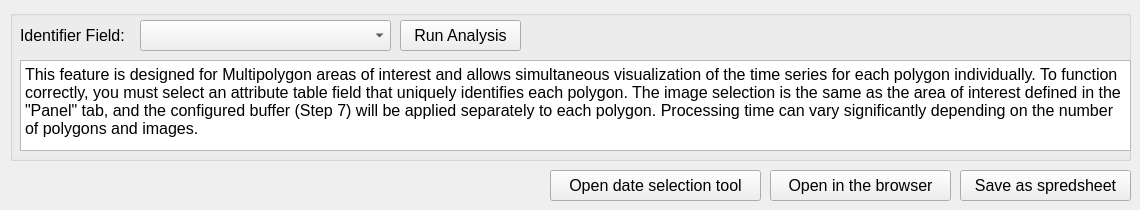
   <widget class="QWidget" name="tab_11">
    <attribute name="title">
     <string>MultiFeature Analysis</string>
    </attribute>
    <widget class="QGroupBox" name="groupBox_16">
     <property name="geometry">
      <rect>
       <x>10</x>
       <y>10</y>
       <width>1121</width>
       <height>151</height>
      </rect>
     </property>
     <property name="font">
      <font>
       <pointsize>12</pointsize>
      </font>
     </property>
     <property name="title">
      <string/>
     </property>
     <widget class="QLabel" name="label_9">
      <property name="geometry">
       <rect>
        <x>10</x>
        <y>10</y>
        <width>161</width>
        <height>31</height>
       </rect>
      </property>
      <property name="font">
       <font>
        <pointsize>12</pointsize>
       </font>
      </property>
      <property name="text">
       <string>Identifier Field:</string>
      </property>
     </widget>
     <widget class="QComboBox" name="attributes_id">
      <property name="geometry">
       <rect>
        <x>130</x>
        <y>10</y>
        <width>251</width>
        <height>31</height>
       </rect>
      </property>
      <property name="font">
       <font>
        <pointsize>12</pointsize>
       </font>
      </property>
     </widget>
     <widget class="QPushButton" name="QPushButton_features">
      <property name="enabled">
       <bool>true</bool>
      </property>
      <property name="geometry">
       <rect>
        <x>390</x>
        <y>10</y>
        <width>121</width>
        <height>31</height>
       </rect>
      </property>
      <property name="font">
       <font>
        <pointsize>12</pointsize>
       </font>
      </property>
      <property name="text">
       <string>Run Analysis</string>
      </property>
      <property name="icon">
       <iconset>
        <normaloff>../medias/icons8-reproduzir-50.png</normaloff>../medias/icons8-reproduzir-50.png</iconset>
      </property>
     </widget>
     <widget class="QTextBrowser" name="textBrowser_valid_pixels_2">
      <property name="geometry">
       <rect>
        <x>10</x>
        <y>50</y>
        <width>1111</width>
        <height>91</height>
       </rect>
      </property>
      <property name="font">
       <font>
        <pointsize>12</pointsize>
       </font>
      </property>
      <property name="html">
       <string>&lt;!DOCTYPE HTML PUBLIC &quot;-//W3C//DTD HTML 4.0//EN&quot; &quot;http://www.w3.org/TR/REC-html40/strict.dtd&quot;&gt;
&lt;html&gt;&lt;head&gt;&lt;meta name=&quot;qrichtext&quot; content=&quot;1&quot; /&gt;&lt;meta charset=&quot;utf-8&quot; /&gt;&lt;style type=&quot;text/css&quot;&gt;
p, li { white-space: pre-wrap; }
hr { height: 1px; border-width: 0; }
li.unchecked::marker { content: &quot;\2610&quot;; }
li.checked::marker { content: &quot;\2612&quot;; }
&lt;/style&gt;&lt;/head&gt;&lt;body style=&quot; font-family:'Segoe UI'; font-size:12pt; font-weight:400; font-style:normal;&quot;&gt;
&lt;p style=&quot; margin-top:0px; margin-bottom:0px; margin-left:0px; margin-right:0px; -qt-block-indent:0; text-indent:0px;&quot;&gt;&lt;span style=&quot; font-family:'MS Shell Dlg 2';&quot;&gt;This feature is designed for Multipolygon areas of interest and allows simultaneous visualization of the time series for each polygon individually. To function correctly, you must select an attribute table field that uniquely identifies each polygon. The image selection is the same as the area of interest defined in the &amp;quot;Panel&amp;quot; tab, and the configured buffer (Step 7) will be applied separately to each polygon. Processing time can vary significantly depending on the number of polygons and images.&lt;/span&gt;&lt;/p&gt;&lt;/body&gt;&lt;/html&gt;</string>
      </property>
      <property name="overwriteMode">
       <bool>true</bool>
      </property>
      <property name="textInteractionFlags">
       <set>Qt::TextInteractionFlag::LinksAccessibleByKeyboard|Qt::TextInteractionFlag::LinksAccessibleByMouse|Qt::TextInteractionFlag::TextBrowserInteraction|Qt::TextInteractionFlag::TextEditable|Qt::TextInteractionFlag::TextEditorInteraction|Qt::TextInteractionFlag::TextSelectableByKeyboard|Qt::TextInteractionFlag::TextSelectableByMouse</set>
      </property>
      <property name="openLinks">
       <bool>false</bool>
      </property>
     </widget>
    </widget>
    <widget class="QPushButton" name="salvar_2">
     <property name="geometry">
      <rect>
       <x>960</x>
       <y>170</y>
       <width>171</width>
       <height>31</height>
      </rect>
     </property>
     <property name="font">
      <font>
       <pointsize>12</pointsize>
      </font>
     </property>
     <property name="text">
      <string>Save as spredsheet</string>
     </property>
     <property name="icon">
      <iconset>
       <normaloff>../medias/diskette.png</normaloff>../medias/diskette.png</iconset>
     </property>
    </widget>
    <widget class="QPushButton" name="navegador_2">
     <property name="geometry">
      <rect>
       <x>770</x>
       <y>170</y>
       <width>181</width>
       <height>31</height>
      </rect>
     </property>
     <property name="font">
      <font>
       <pointsize>12</pointsize>
      </font>
     </property>
     <property name="text">
      <string>Open in the browser</string>
     </property>
     <property name="icon">
      <iconset>
       <normaloff>../medias/open-in-browser.svg</normaloff>../medias/open-in-browser.svg</iconset>
     </property>
    </widget>
    <widget class="QPushButton" name="datasrecorte_2">
     <property name="geometry">
      <rect>
       <x>550</x>
       <y>170</y>
       <width>211</width>
       <height>31</height>
      </rect>
     </property>
     <property name="font">
      <font>
       <pointsize>12</pointsize>
      </font>
     </property>
     <property name="text">
      <string>Open date selection tool</string>
     </property>
     <property name="icon">
      <iconset>
       <normaloff>../medias/icons8-calendário-50.png</normaloff>../medias/icons8-calendário-50.png</iconset>
     </property>
    </widget>
   </widget>
